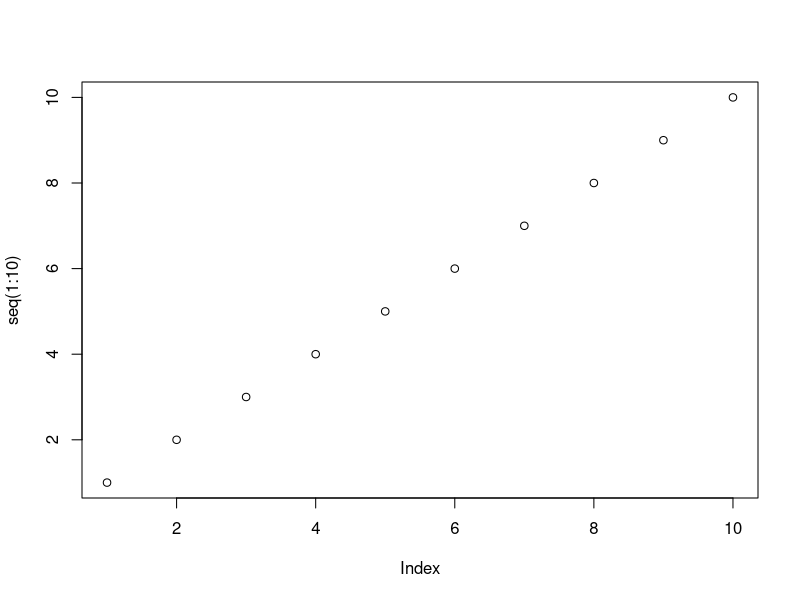

Write R code to recreate this figure.
## ---- chunk 1
1 + 1
## ---- chunk 2
#| echo: false
2 * 2
## ---- chunk 3
plot(seq(1:10))
